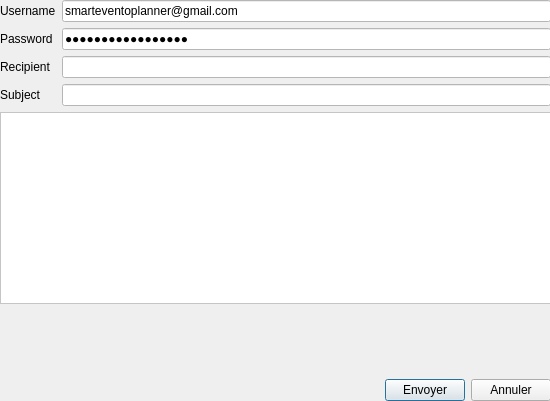
<?xml version="1.0" encoding="UTF-8"?>
<ui version="4.0">
 <class>Dialog_mailing</class>
 <widget class="QDialog" name="Dialog_mailing">
  <property name="geometry">
   <rect>
    <x>0</x>
    <y>0</y>
    <width>550</width>
    <height>401</height>
   </rect>
  </property>
  <property name="windowTitle">
   <string>Dialog</string>
  </property>
  <widget class="QWidget" name="layoutWidget">
   <property name="geometry">
    <rect>
     <x>0</x>
     <y>0</y>
     <width>551</width>
     <height>401</height>
    </rect>
   </property>
   <layout class="QVBoxLayout" name="verticalLayout">
    <item>
     <layout class="QFormLayout" name="formLayout">
      <item row="0" column="0">
       <widget class="QLabel" name="nomLabel">
        <property name="text">
         <string>Username</string>
        </property>
       </widget>
      </item>
      <item row="0" column="1">
       <widget class="QLineEdit" name="uname">
        <property name="styleSheet">
         <string notr="true">background-color: rgb(255, 255, 255);</string>
        </property>
        <property name="text">
         <string>smarteventoplanner@gmail.com</string>
        </property>
        <property name="placeholderText">
         <string>votre email adresse</string>
        </property>
       </widget>
      </item>
      <item row="1" column="0">
       <widget class="QLabel" name="prenomLabel">
        <property name="text">
         <string>Password</string>
        </property>
       </widget>
      </item>
      <item row="1" column="1">
       <widget class="QLineEdit" name="passwd_2">
        <property name="styleSheet">
         <string notr="true">background-color: rgb(255, 255, 255);</string>
        </property>
        <property name="inputMask">
         <string/>
        </property>
        <property name="text">
         <string>okgxvskpbwjzyocr </string>
        </property>
        <property name="echoMode">
         <enum>QLineEdit::PasswordEchoOnEdit</enum>
        </property>
        <property name="placeholderText">
         <string>Password de votre email adresse</string>
        </property>
       </widget>
      </item>
      <item row="2" column="0">
       <widget class="QLabel" name="recipientLabel">
        <property name="text">
         <string>Recipient</string>
        </property>
       </widget>
      </item>
      <item row="2" column="1">
       <widget class="QLineEdit" name="recipient_2">
        <property name="styleSheet">
         <string notr="true">background-color: rgb(255, 255, 255);</string>
        </property>
       </widget>
      </item>
      <item row="3" column="0">
       <widget class="QLabel" name="subjectLabel">
        <property name="text">
         <string>Subject</string>
        </property>
       </widget>
      </item>
      <item row="3" column="1">
       <widget class="QLineEdit" name="subjectLineEdit_2">
        <property name="styleSheet">
         <string notr="true">background-color: rgb(255, 255, 255);</string>
        </property>
       </widget>
      </item>
     </layout>
    </item>
    <item>
     <widget class="QTextEdit" name="message_2">
      <property name="styleSheet">
       <string notr="true">background-color: rgb(255, 255, 255);</string>
      </property>
     </widget>
    </item>
    <item>
     <spacer name="verticalSpacer">
      <property name="orientation">
       <enum>Qt::Vertical</enum>
      </property>
      <property name="sizeHint" stdset="0">
       <size>
        <width>20</width>
        <height>40</height>
       </size>
      </property>
     </spacer>
    </item>
    <item>
     <layout class="QHBoxLayout" name="horizontalLayout">
      <item>
       <spacer name="horizontalSpacer">
        <property name="orientation">
         <enum>Qt::Horizontal</enum>
        </property>
        <property name="sizeHint" stdset="0">
         <size>
          <width>40</width>
          <height>20</height>
         </size>
        </property>
       </spacer>
      </item>
      <item>
       <widget class="QPushButton" name="envoyer_dialog_2">
        <property name="text">
         <string>Envoyer</string>
        </property>
       </widget>
      </item>
      <item>
       <widget class="QPushButton" name="annuler_mail_2">
        <property name="text">
         <string>Annuler</string>
        </property>
       </widget>
      </item>
     </layout>
    </item>
   </layout>
  </widget>
 </widget>
 <resources/>
 <connections/>
</ui>
